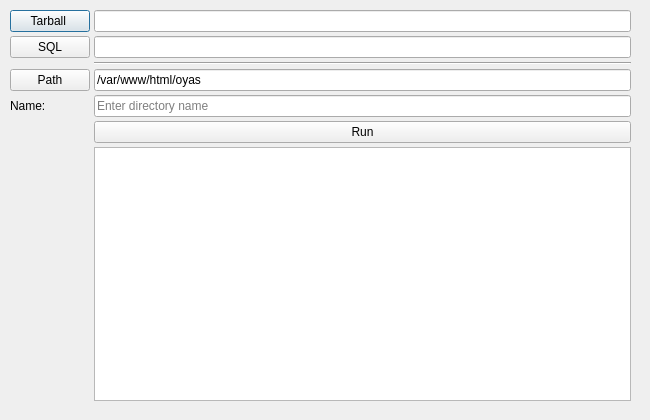
<?xml version="1.0" encoding="UTF-8"?>
<ui version="4.0">
 <class>SetupFromBackup</class>
 <widget class="QDialog" name="SetupFromBackup">
  <property name="geometry">
   <rect>
    <x>0</x>
    <y>0</y>
    <width>650</width>
    <height>420</height>
   </rect>
  </property>
  <property name="windowTitle">
   <string>Dialog</string>
  </property>
  <widget class="QWidget" name="formLayoutWidget">
   <property name="geometry">
    <rect>
     <x>10</x>
     <y>10</y>
     <width>621</width>
     <height>391</height>
    </rect>
   </property>
   <layout class="QFormLayout" name="formLayout">
    <property name="horizontalSpacing">
     <number>4</number>
    </property>
    <property name="verticalSpacing">
     <number>4</number>
    </property>
    <item row="0" column="0">
     <widget class="QPushButton" name="selectTarball">
      <property name="cursor">
       <cursorShape>PointingHandCursor</cursorShape>
      </property>
      <property name="text">
       <string>Tarball </string>
      </property>
     </widget>
    </item>
    <item row="0" column="1">
     <widget class="QLineEdit" name="tarballPath"/>
    </item>
    <item row="1" column="0">
     <widget class="QPushButton" name="selectSQLdumpFile">
      <property name="cursor">
       <cursorShape>PointingHandCursor</cursorShape>
      </property>
      <property name="text">
       <string>SQL</string>
      </property>
     </widget>
    </item>
    <item row="1" column="1">
     <widget class="QLineEdit" name="sqlDumpPath"/>
    </item>
    <item row="2" column="1">
     <widget class="Line" name="line">
      <property name="orientation">
       <enum>Qt::Horizontal</enum>
      </property>
     </widget>
    </item>
    <item row="3" column="0">
     <widget class="QPushButton" name="changeCMSbackupSetupPath">
      <property name="cursor">
       <cursorShape>PointingHandCursor</cursorShape>
      </property>
      <property name="text">
       <string>Path</string>
      </property>
     </widget>
    </item>
    <item row="3" column="1">
     <widget class="QLineEdit" name="cmsBackupSetupPath">
      <property name="text">
       <string>/var/www/html/oyas</string>
      </property>
     </widget>
    </item>
    <item row="4" column="0">
     <widget class="QLabel" name="label">
      <property name="text">
       <string>Name:</string>
      </property>
     </widget>
    </item>
    <item row="4" column="1">
     <widget class="QLineEdit" name="folderName">
      <property name="placeholderText">
       <string>Enter directory name</string>
      </property>
     </widget>
    </item>
    <item row="5" column="1">
     <widget class="QPushButton" name="setupFromCMSBackup">
      <property name="cursor">
       <cursorShape>PointingHandCursor</cursorShape>
      </property>
      <property name="text">
       <string>Run</string>
      </property>
      <property name="icon">
       <iconset resource="cms.qrc">
        <normaloff>:/images/run.png</normaloff>:/images/run.png</iconset>
      </property>
     </widget>
    </item>
    <item row="6" column="1">
     <widget class="QTextBrowser" name="textBrowser"/>
    </item>
   </layout>
  </widget>
 </widget>
 <resources>
  <include location="cms.qrc"/>
 </resources>
 <connections/>
</ui>
